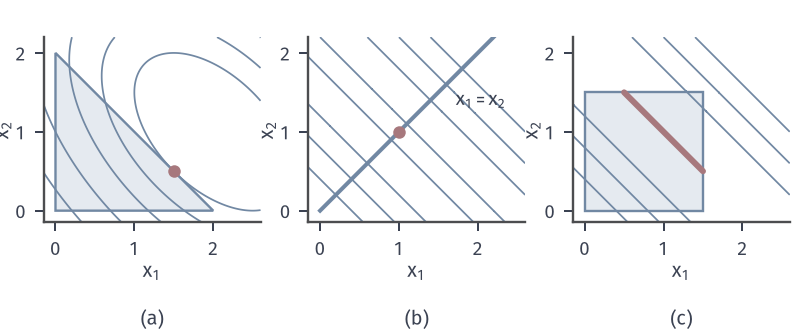

Python code for this plot:
from pathlib import Path
import sys
sys.path.insert(0, str(Path(__file__).resolve().parents[1]/"cone-common"))
from cone_fig import *
HERE = Path(__file__).resolve().parent
# Uniqueness: (a) running QP (Q pd). (b) 1/2(x1+x2-2)^2 on x1=x2. (c) 1/2(x1+x2-2)^2 on box [0,1.5]^2.
fig, axes = figure(width_mm=112, height_mm=47, ncols=3)
panels(fig, .055, .995, .985, .235, .22)
a, b, c = axes
xl, yl = (-.15, 2.6), (-.15, 2.2)
a.fill([0, 2, 0], [0, 0, 2], facecolor=BLUE_FILL, edgecolor=BLUE, lw=.95, zorder=1)
X, Y = grid2(xl, yl)
a.contour(X, Y, fls(X, Y), levels=[2.25, 3, 4, 5.5, 7.5], colors=BLUE, linewidths=.7, zorder=2)
dot(a, XSTAR); setup(a, xl, yl, [0, 1, 2], [0, 1, 2])
F = .5*(X+Y-2)**2
b.contour(X, Y, F, levels=[.02, .32, .72, 1.28], colors=BLUE, linewidths=.7, zorder=2)
b.plot([0, 2.2], [0, 2.2], color=BLUE, lw=1.6, zorder=3)
dot(b, (1, 1)); setup(b, xl, yl, [0, 1, 2], [0, 1, 2])
b.text(1.72, 1.34, '$x_1=x_2$', fontsize=7.5, ha='left')
c.fill([0, 1.5, 1.5, 0], [0, 0, 1.5, 1.5], facecolor=BLUE_FILL, edgecolor=BLUE, lw=.95, zorder=1)
c.contour(X, Y, F, levels=[.32, .72, 1.28], colors=BLUE, linewidths=.7, zorder=2)
c.plot([.5, 1.5], [1.5, .5], color=RED, lw=2.4, solid_capstyle='round', zorder=4)
setup(c, xl, yl, [0, 1, 2], [0, 1, 2])
tags(fig, axes, y=.012)
save(fig, HERE, 'figure', {'a': 'unique (1.5,.5)', 'b': 'unique (1,1); d=(1,1): d^TQd=4', 'c': 'solution set segment (.5,1.5)-(1.5,.5)'})
